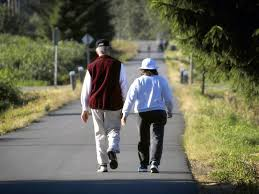
#> input picture pedestrainimg.jpg, 259 x 194 px, found by its file name
$ python P6.py
#> lines starting #> are read from the running program, lines starting #| are printed output that depends on the picture; after the words box and inside, x2 and y2 are one past the last pixel; in counts of white or black regions, pixels touching at a corner belong together
import cv2

# Load the pre-trained pedestrian detector
pedestrian_cascade = cv2.CascadeClassifier(cv2.data.haarcascades + 'haarcascade_fullbody.xml')

# Load the input image
image = cv2.imread("C:/Users/Darshana/OneDrive/Desktop/MSCIT SEM 2/MSC IT SEM 2 COMPUTER VISION/pedestrainimg.jpg")
#> image is the input picture: shape (194, 259, 3); mean B, G, R 83.6, 101.7, 101.1

# Convert the image to grayscale
gray = cv2.cvtColor(image, cv2.COLOR_BGR2GRAY)
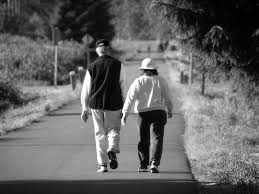
#> gray: shape (194, 259); min 0, max 255, mean 99.5

# Detect pedestrians in the image
pedestrians = pedestrian_cascade.detectMultiScale(gray, scaleFactor=1.1, minNeighbors=1, minSize=(5, 5))
#> pedestrians = [[75, 34, 64, 130], [116, 45, 66, 132]]

# Draw rectangles around the detected pedestrians
for (x, y, w, h) in pedestrians:
    cv2.rectangle(image, (x, y), (x+w, y+h), (0, 255, 0), 2)
#> this loop made 2 passes
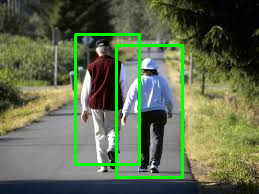
#> image: shape (194, 259, 3); 4.63% of pixels changed, all inside (x1, y1, x2, y2) = (74, 33, 184, 179)

# Display the image with pedestrian detections
cv2.imshow('Pedestrian Detection', image)
cv2.waitKey(0)
cv2.destroyAllWindows()

$ run again, with IMG.jpg copied over pedestrainimg.jpg
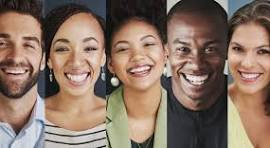
#> input picture IMG.jpg, 270 x 148 px, found by its file name
#> image is the input picture: shape (148, 270, 3); mean B, G, R 100.3, 114.7, 137.3
#> `gray = cv2.cvtColor(image, cv2.COLOR_BGR2GRAY)`:
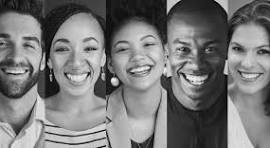
#> gray: shape (148, 270); min 0, max 246, mean 119.8
#> pedestrians = ()
